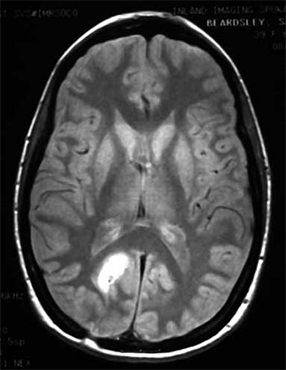
#> input picture med image 8.png, 286 x 370 px, found by its file name
$ jupyter execute 'Brain tumor segmentation2.ipynb'
#> lines starting #> are read from the running program, lines starting #| are printed output that depends on the picture; after the words box and inside, x2 and y2 are one past the last pixel; in counts of white or black regions, pixels touching at a corner belong together
[cell 1]
import cv2 as cv
import numpy as np
from sklearn.svm import SVC
import matplotlib.pyplot as plt

[cell 2]
img = cv.imread('photos/Medical Images/med image 8.png')
#> img is the input picture: shape (370, 286, 3); min 0, max 255, mean 66.2

blurred = cv.GaussianBlur(img, (1, 1), 0)
background = cv.morphologyEx(blurred, cv.MORPH_OPEN, cv.getStructuringElement(cv.MORPH_ELLIPSE,(15,15)))
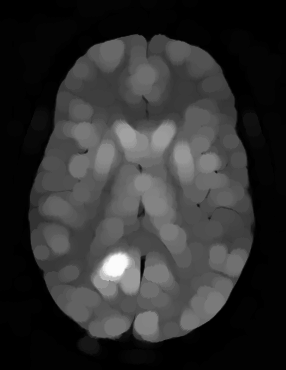
#> background: shape (370, 286, 3); min 0, max 251, mean 47.9
subtracted = cv.subtract(blurred, background)
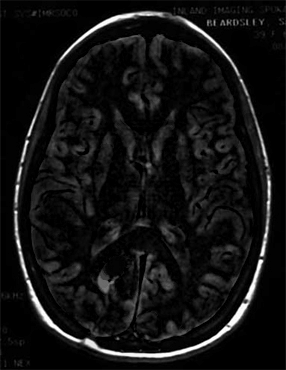
#> subtracted: shape (370, 286, 3); min 0, max 255, mean 18.3

gray = cv.cvtColor(img, cv.COLOR_BGR2GRAY)

_, thresh = cv.threshold(gray, 195, 255, cv.THRESH_BINARY)
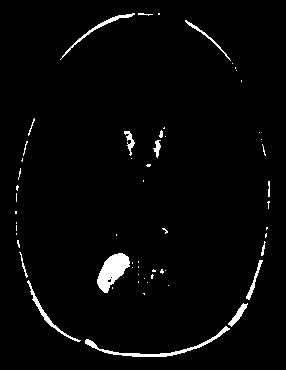
#> thresh: shape (370, 286); 2.6% white; 58 white regions (42 under 20 px)

threshold_area = 5000
features = []
labels = []

contours, _ = cv.findContours(thresh, cv.RETR_EXTERNAL, cv.CHAIN_APPROX_SIMPLE)
#> contours = 58 contours, 49 with area under 20; largest, box (x1, y1, x2, y2) and area: (97, 253, 130, 293) 692, (85, 326, 230, 357) 362, (27, 280, 81, 342) 192, (60, 13, 135, 60) 170, (228, 303, 248, 327) 120
for contour in contours:
    area = cv.contourArea(contour)
    perimeter = cv.arcLength(contour, True)
#> this loop made 58 passes
#> (area, perimeter) on passes 1, 2, 8, 19, 20, 43, 47, 55, 58: (362.5, 328.2), (120.5, 65.5), (191.5, 182.2), (94.5, 94.18), (692, 117.1), (52, 46.97), (72, 79.6), (83.5, 126.1), (170.5, 189)

for contour in contours:
    area = cv.contourArea(contour)
    if area == threshold_area:
        cv.drawContours(img, [contour], -1, (0, 255, 0), 2)
    else:
        cv.drawContours(img, [contour], -1, (0, 0, 255), 2)
#> this loop made 58 passes
#> area on passes 1, 2, 8, 19, 20, 43, 47, 55, 58: 362.5, 120.5, 191.5, 94.5, 692, 52, 72, 83.5, 170.5
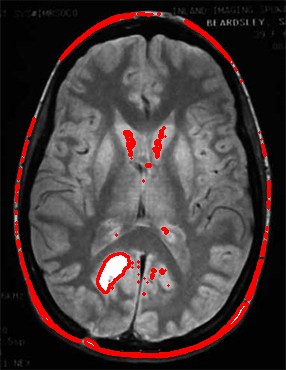
#> img: shape (370, 286, 3); 4.28% of pixels changed, all inside (x1, y1, x2, y2) = (14, 12, 271, 358)

kernel = cv.getStructuringElement(cv.MORPH_ELLIPSE, (5, 5))
#> kernel = [[0, 0, 1, 0, 0], [1, 1, 1, 1, 1], [1, 1, 1, 1, 1], [1, 1, 1, 1, 1], [0, 0, 1, 0, 0]]
cleaned = cv.morphologyEx(thresh, cv.MORPH_OPEN, kernel)
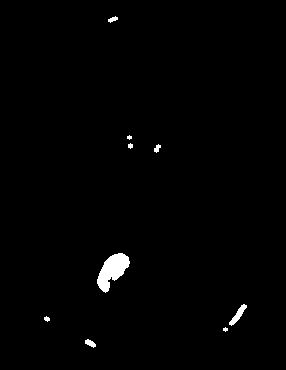
#> cleaned: shape (370, 286); 1% white; 9 white regions (2 under 20 px), largest, box (x1, y1, x2, y2) and area: (97, 253, 130, 293) 710, (229, 304, 247, 326) 136, (85, 339, 96, 348) 57

overlay = img.copy()
for contour in contours:
    area = cv.contourArea(contour)
    if area > threshold_area:
        cv.drawContours(overlay, [contour], -1, (0, 255, 0), 2)

alpha = 0.5
output = cv.addWeighted(overlay, alpha, img, 1 - alpha, 0)

plt.imshow(img)
plt.title('Tumor detected')
plt.show()

cv.imshow('M Img', output)
cv.imwrite('photos/Medical Images/brain tumor seg2.jpg', output)
cv.waitKey(0)
cv.destroyAllWindows()

$ run again, with brain tumor seg1.jpg saved as med image 8.png
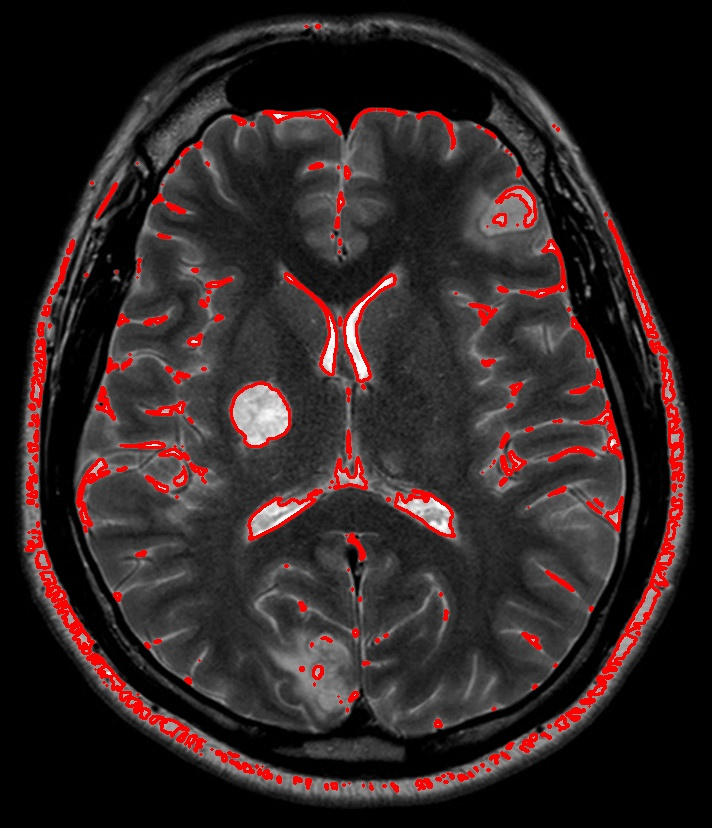
#> input picture brain tumor seg1.jpg, 712 x 828 px, found by its file name
#> img is the input picture: shape (828, 712, 3); mean B, G, R 35.3, 35.3, 47.2
#> thresh: shape (828, 712); 0.59% white; 51 white regions (35 under 20 px)
#> contours = 51 contours, 39 with area under 20; largest, box (x1, y1, x2, y2) and area: (247, 398, 288, 437) 806, (346, 277, 393, 379) 634, (398, 498, 450, 517) 299, (323, 317, 335, 372) 242, (257, 502, 288, 517) 182
#> the loop `for contour in contours:` made 51 passes
#> (area, perimeter) on passes 5, 8, 9, 10, 27, 34, 37, 38: (135, 63.11), (132.5, 128.3), (181.5, 76.67), (299, 161.3), (134, 71.11), (64, 52.77), (805.5, 181.1), (22, 32.14)
#> the loop `for contour in contours:` made 51 passes
#> area on passes 5, 8, 9, 10, 27, 34, 37, 38: 135, 132.5, 181.5, 299, 134, 64, 805.5, 22
#> after the loop `for contour in contours:`:
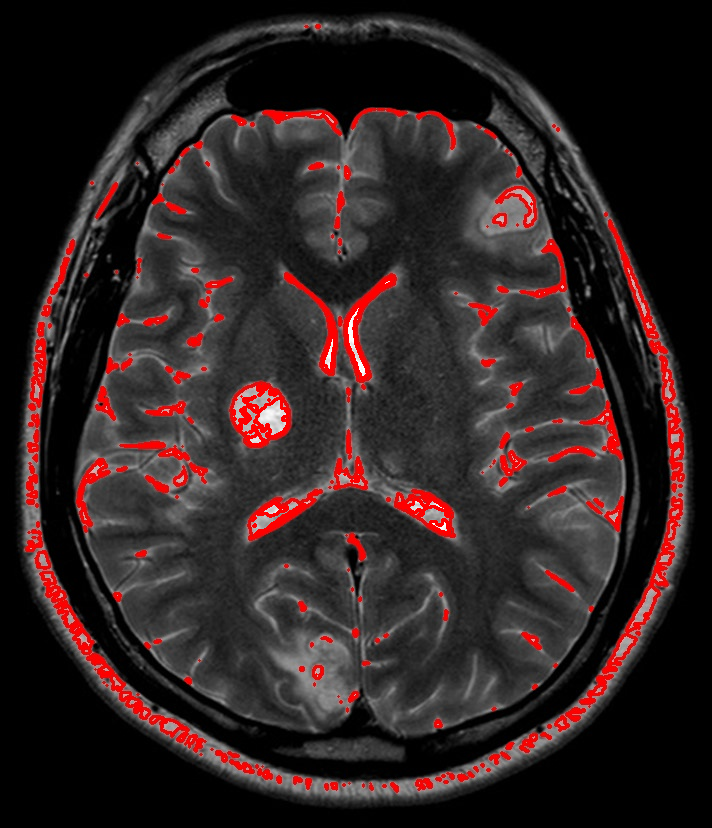
#> img: shape (828, 712, 3); 0.75% of pixels changed, all inside (x1, y1, x2, y2) = (97, 113, 619, 676)
#> kernel = [[0, 0, 1, 0, 0], [1, 1, 1, 1, 1], [1, 1, 1, 1, 1], [1, 1, 1, 1, 1], [0, 0, 1, 0, 0]]
#> `cleaned = cv.morphologyEx(thresh, cv.MORPH_OPEN, kernel)`:
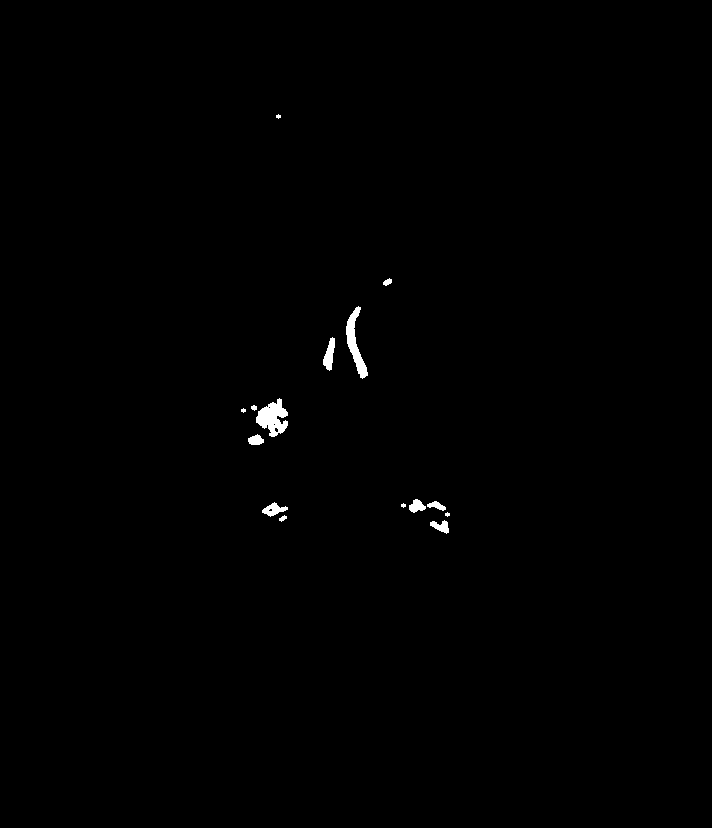
#> cleaned: shape (828, 712); 0.42% white; 15 white regions (4 under 20 px), largest, box (x1, y1, x2, y2) and area: (256, 398, 288, 437) 723, (346, 306, 368, 379) 604, (323, 337, 335, 371) 238
